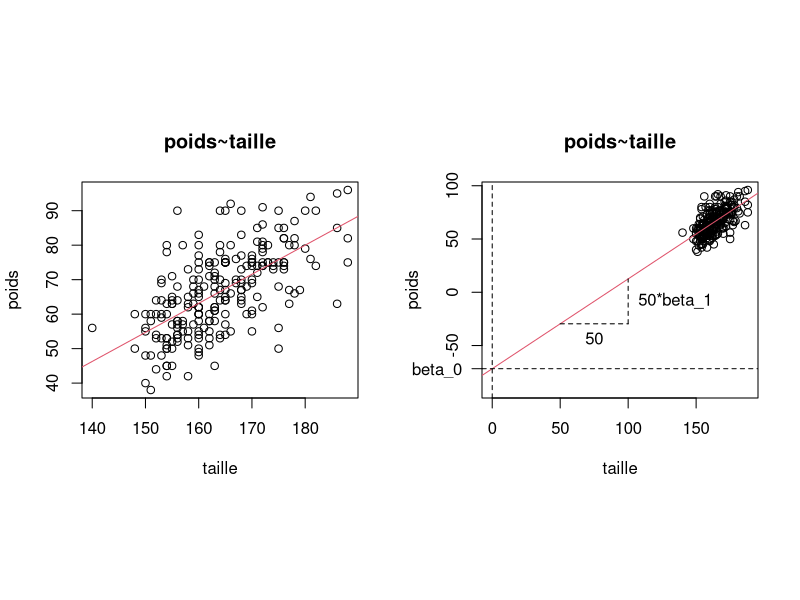
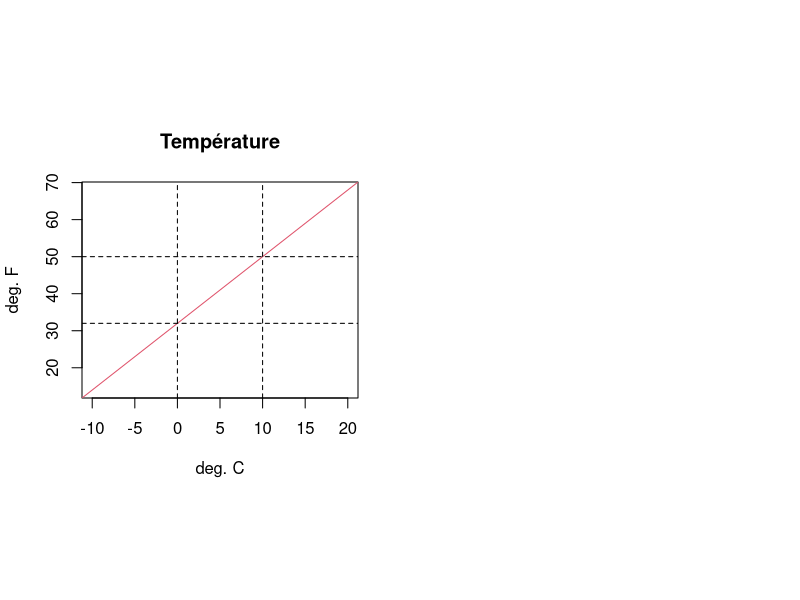
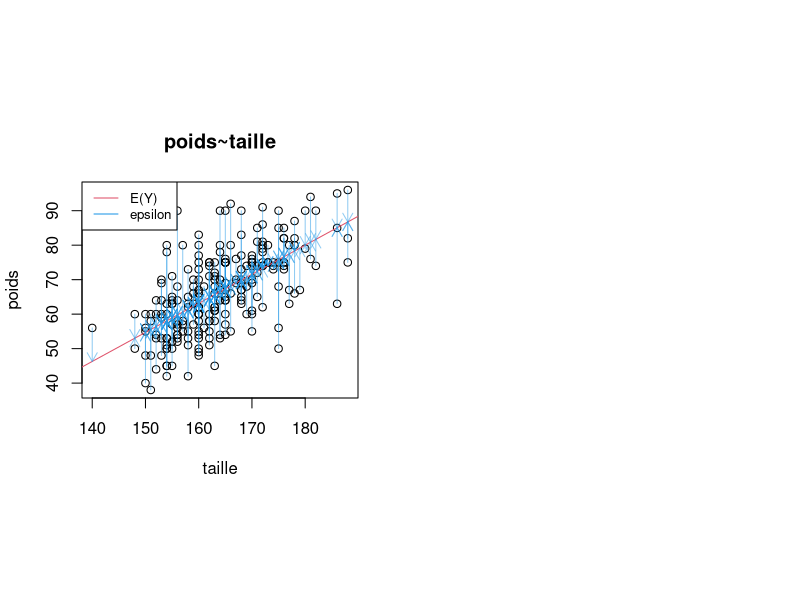
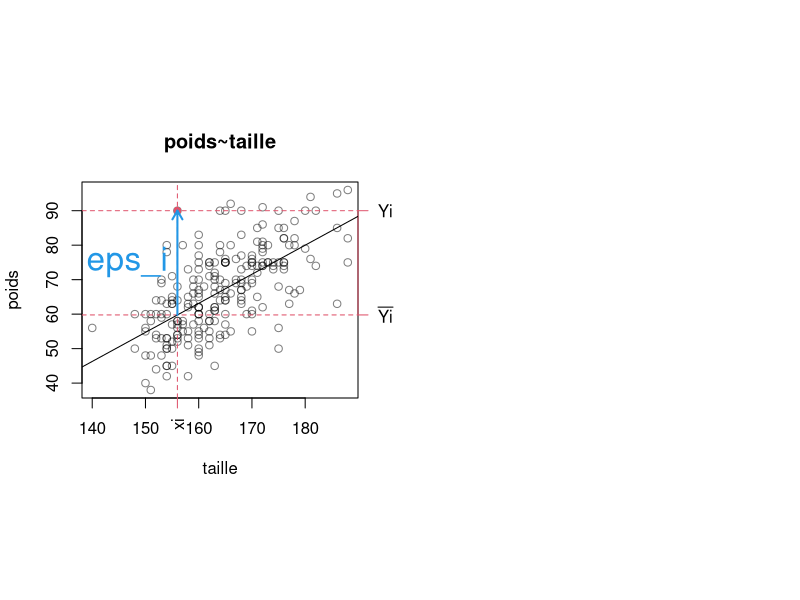
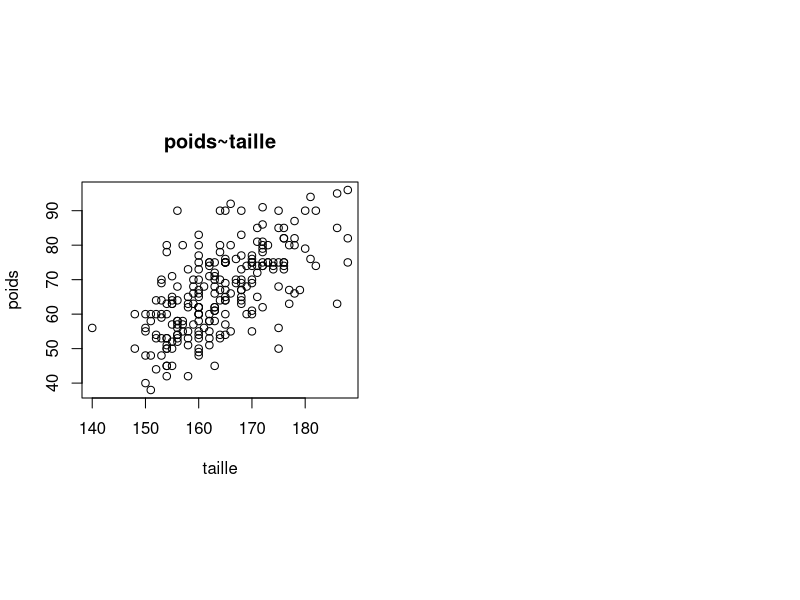
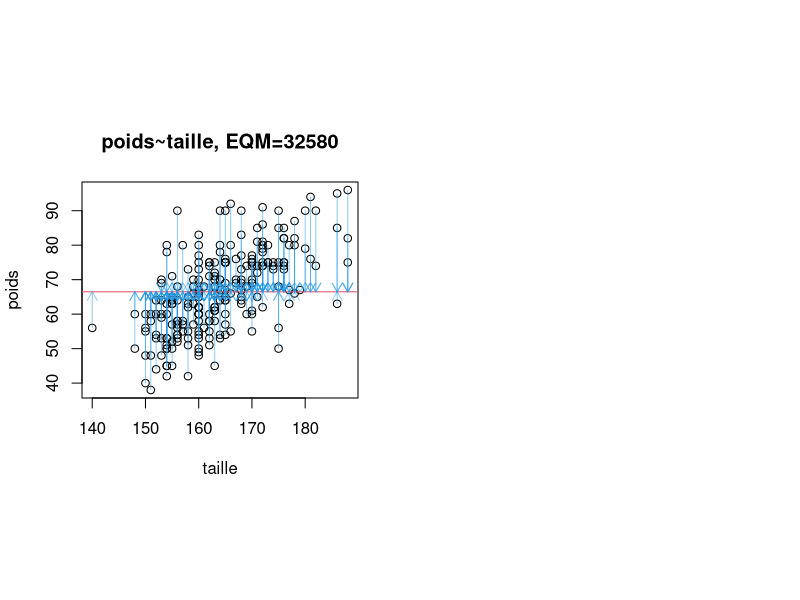
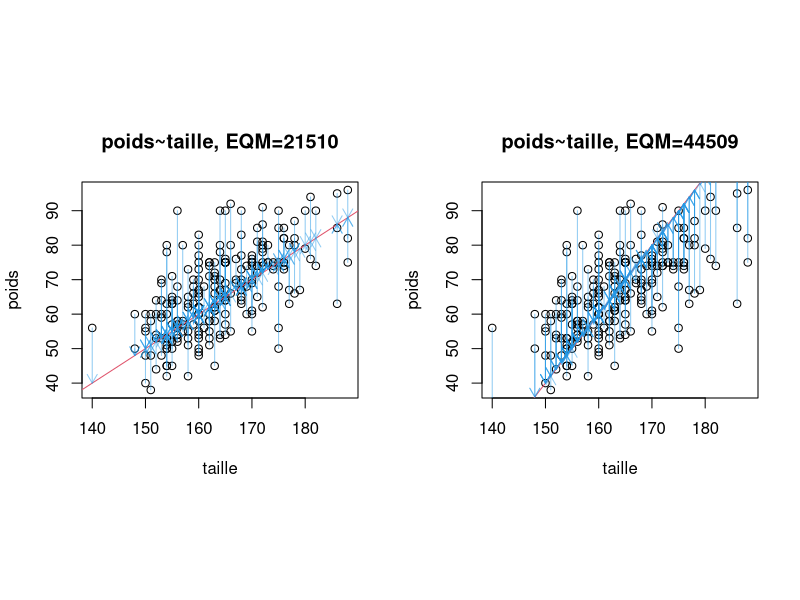
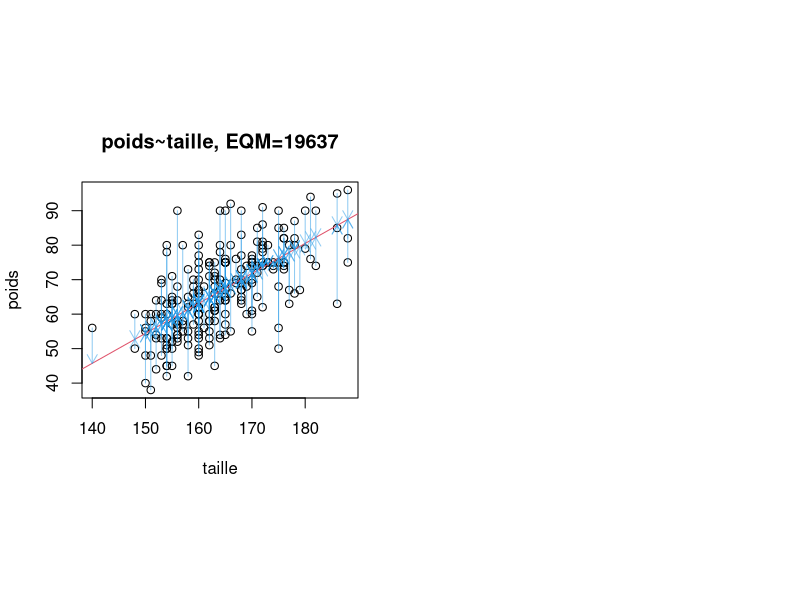

Generate these figures, in order, with R:
## ---- chunk 1
d = read.table("data/data_nutri.csv", header=TRUE, sep=",", row.names = 1)

layout(matrix(1:2, 1), respect=TRUE)

plot(d$taille, d$poids, main="poids~taille", ylab="poids", xlab="taille")
m = lm(poids~taille, d)
m$coefficients
abline(a=m$coefficients[[1]], b=m$coefficients[[2]], col=2) # /!\ y = b.x + a
plot(d$taille, d$poids, main="poids~taille", ylab="poids", xlab="taille", xlim=c(0,max(d$taille)), ylim=c(m$coefficients[[1]]-20, max(d$poids)))
abline(a=m$coefficients[[1]], b=m$coefficients[[2]], col=2) # /!\ y = b.x + a
# points(0,m$coefficients[[1]], pch=16)
abline(h=m$coefficients[[1]], v=0, lty=2)
axis(2, at=m$coefficients[[1]], "beta_0", las=2)

segments(50, predict(m, data.frame(taille=50)), 100, predict(m, data.frame(taille=50)), lty=2)
segments(100, predict(m, data.frame(taille=50)), 100, predict(m, data.frame(taille=100)), lty=2)
text(75, predict(m, data.frame(taille=50)), "50", pos=1)
text(100, predict(m, data.frame(taille=75)), "50*beta_1", pos=4)

## ---- chunk 2
layout(matrix(1:2, 1), respect=TRUE)
beta_0 = 32
beta_1 = 9/5
d_f = -10:20
plot(d_f, beta_0 + beta_1 * d_f, main="Température", xlab="deg. C", ylab="deg. F", col=0)
abline(a=beta_0, b=beta_1, col=2) # /!\ y = b.x + a
abline(v=c(0,10), h=c(32,50), lty=2)

## ---- chunk 3
layout(matrix(1:2, 1), respect=TRUE)

plot(d$taille, d$poids, main="poids~taille", ylab="poids", xlab="taille")
m = lm(poids~taille, d)
m$coefficients
abline(a=m$coefficients[[1]], b=m$coefficients[[2]], col=2) # /!\ y = b.x + a
suppressWarnings(arrows(d$taille, d$poids, d$taille, d$poids-m$residuals, col=adjustcolor(4, alpha.f=0.5), length=0.1))
legend("topleft",c("E(Y)", "epsilon"), col=c(2,4), lty=1, cex=.8)
## ---- chunk 4
layout(matrix(1:2, 1), respect=TRUE)
plot(d$taille, d$poids, main="poids~taille", ylab="poids", xlab="taille", col=adjustcolor(1, alpha.f=0.5))
m = lm(poids~taille, d)
# abline(a=m$coefficients[[1]], b=m$coefficients[[2]], col=2) # /!\ y = b.x + a
pred = predict(m, data.frame(taille=d$taille))
i = which(d$poids - pred == max(d$poids - pred))
points(d$taille[i], d$poids[i], pch=16, col=2)
abline(v=d$taille[i], h=c(d$poids[i], d$poids[i]-m$residuals[i]), lty=2, col=2)
axis(1, at=d$taille[i], "xi", las=2, col=2)
axis(4, at=c(d$poids[i], d$poids[i]-m$residuals[i]), c("Yi", expression(bar("Yi"))), las=2, col=2)
abline(a=m$coefficients[[1]], b=m$coefficients[[2]], col=1) # /!\ y = b.x + a
suppressWarnings(arrows(d$taille[i], d$poids[i]-m$residuals[i], d$taille[i], d$poids[i], col=4, length=0.1, lwd=2))
text(d$taille[i], d$poids[i]-m$residuals[i]/2, "eps_i", col=4, las=2, pos=2, cex=2)

## ---- chunk 5
d = read.table("data/data_nutri.csv", header=TRUE, sep=",", row.names = 1)
head(d)
dim(d)
layout(matrix(1:2, 1), respect=TRUE)
plot(d$taille, d$poids, main="poids~taille", ylab="poids", xlab="taille")
## ---- chunk 6
layout(matrix(1:2, 1), respect=TRUE)
beta_0 = mean(d$poids)
beta_1 = 0
res =  d$poids - (beta_0 + beta_1*d$taille)
eqm = sum(res^2)
plot(d$taille, d$poids, main=paste0("poids~taille, EQM=", round(eqm)), ylab="poids", xlab="taille")
abline(a=beta_0, b=beta_1, col=2) # /!\ y = b.x + a
suppressWarnings(arrows(d$taille, d$poids, d$taille, d$poids-res, length=0.1, col=adjustcolor(4, alpha.f=0.5)))

layout(matrix(1:2, 1), respect=TRUE)
beta_0 = -100
beta_1 = 1
res =  d$poids - (beta_0 + beta_1*d$taille)
eqm = sum(res^2)
plot(d$taille, d$poids, main=paste0("poids~taille, EQM=", round(eqm)), ylab="poids", xlab="taille")
abline(a=beta_0, b=beta_1, col=2) # /!\ y = b.x + a
suppressWarnings(arrows(d$taille, d$poids, d$taille, d$poids-res, length=0.1, col=adjustcolor(4, alpha.f=0.5)))

beta_0 = -260
beta_1 = 2
res =  d$poids - (beta_0 + beta_1*d$taille)
eqm = sum(res^2)
plot(d$taille, d$poids, main=paste0("poids~taille, EQM=", round(eqm)), ylab="poids", xlab="taille")
abline(a=beta_0, b=beta_1, col=2) # /!\ y = b.x + a
suppressWarnings(arrows(d$taille, d$poids, d$taille, d$poids-res, length=0.1, col=adjustcolor(4, alpha.f=0.5)))

## ---- chunk 7
layout(matrix(1:2, 1), respect=TRUE)
results = list()
for(beta_0 in 0:-260) {
  for(beta_1 in seq(0,2, length.out=70)) {
    res =  d$poids - (beta_0 + beta_1*d$taille)
    eqm = sum(res^2)
    results[[length(results)+1]] = c(beta_0=beta_0, beta_1=beta_1, eqm=eqm)
  }
}
results = as.data.frame(do.call(rbind, results))
head(results)
min(results$eqm)
r = results[results$eqm==min(results$eqm),]
beta_0 = r[["beta_0"]]
beta_1 = r[["beta_1"]]
res =  d$poids - (beta_0 + beta_1*d$taille)
eqm = sum(res^2)
plot(d$taille, d$poids, main=paste0("poids~taille, EQM=", round(eqm)), ylab="poids", xlab="taille")
abline(a=beta_0, b=beta_1, col=2) # /!\ y = b.x + a
suppressWarnings(arrows(d$taille, d$poids, d$taille, d$poids-res, length=0.1, col=adjustcolor(4, alpha.f=0.5)))

## ---- chunk 8
layout(1, respect=TRUE)
plot(d$taille, d$poids, main="poids~taille")
## Model
# Y~X
# E(Y) = b.X
# E(Y) = b_0 + b_1.X
# Y_i = b_0 + b_1.X_i + e_i
m = lm(d$poids~d$taille)
m$coefficients
abline(a=m$coefficients[[1]], b=m$coefficients[[2]], col=2) # /!\ y = b.x + a
# residuals
m$residuals
suppressWarnings(arrows(d$taille, d$poids, d$taille, d$poids-m$residuals, col=adjustcolor(4, alpha.f=0.5), length=0.1))
legend("topleft",c("regression line", "residuals"), col=c(2,4), lty=1, cex=.8)
## ---- chunk 9
layout(matrix(1:2, 1), respect=TRUE)
m = lm(d$poids~d$taille)
plot(d$taille, d$poids, main=paste0("poids~taille R^2=", signif(summary(m)$r.squared, 2)*100, "%"))
abline(a=m$coefficients[[1]], b=m$coefficients[[2]], col=2) # /!\ y = b.x + a
suppressWarnings(arrows(d$taille, d$poids, d$taille, d$poids-m$residuals, col=adjustcolor(4, alpha.f=0.5), length=0.1))
legend("topleft",c("regression line", "residuals"), col=c(2,4), lty=1, cex=.8)

m = lm(d$poids~d$age)
plot(d$age, d$poids, main=paste0("poids~age R^2=", signif(summary(m)$r.squared, 2)*100, "%"))
abline(a=m$coefficients[[1]], b=m$coefficients[[2]], col=2) # /!\ y = b.x + a
suppressWarnings(arrows(d$age, d$poids, d$age, d$poids-m$residuals, col=adjustcolor(4, alpha.f=0.5), length=0.1))
legend("topleft",c("regression line", "residuals"), col=c(2,4), lty=1, cex=.8)
## ---- chunk 10
data(anscombe)
print(anscombe)

layout(matrix(1:4,2), respect=TRUE)
plot(anscombe$x1, anscombe$y1)
plot(anscombe$x2, anscombe$y2)
plot(anscombe$x3, anscombe$y3)
plot(anscombe$x4, anscombe$y4)
## ---- chunk 11
data(CO2)
head(CO2)
layout(matrix(1:2, 1), respect=TRUE)
plot(
  CO2[CO2$Type=="Quebec", ]$conc, 
  CO2[CO2$Type=="Quebec", ]$uptake, 
  xlab="food", ylab="growth", main="growth~food"
)
plot(
  log(CO2[CO2$Type=="Quebec", ]$conc), 
  CO2[CO2$Type=="Quebec", ]$uptake, 
  xlab="log(food)", ylab="growth", main="growth~log(food)"
)
## ---- chunk 12
set.seed(1)
idx = sample(1:nrow(MASS::cats),30)
m = lm(Hwt~Bwt, MASS::cats[idx,])
layout(1, respect=TRUE)
plot(
  MASS::cats[idx,]$Bwt, MASS::cats[idx,]$Hwt, 
  xlab="Body weight", ylab="Heart weight", 
  main="Heart weight ~ Body weight"
)
abline(m, col=2)

shapiro.test(rnorm(100))
shapiro.test(runif(100))
shapiro.test(m$residuals)

ks.test(rnorm(100), rnorm(100))
ks.test(rnorm(100), runif(100))
ks.test(rnorm(100), m$residuals)

layout(matrix(1:6,2), respect=TRUE)
set.seed(1)
plot(sort(rnorm(10)  ), scale(sort(runif(10)  )))
abline(0, 1, col=2)
plot(sort(rnorm(10)  ), sort(rnorm(10)  ))
abline(0, 1, col=2)
plot(sort(rnorm(100) ), scale(sort(runif(100) )))
abline(0, 1, col=2)
plot(sort(rnorm(100) ), sort(rnorm(100) ))
abline(0, 1, col=2)
plot(sort(rnorm(1000)), scale(sort(runif(1000))))
abline(0, 1, col=2)
plot(sort(rnorm(1000)), sort(rnorm(1000)))
abline(0, 1, col=2)


layout(matrix(1:3,1), respect=TRUE)
qqnorm(scale(rnorm(100)))
abline(0, 1, col=2)
qqnorm(scale(runif(100)))
abline(0, 1, col=2)
qqnorm(scale(m$residuals))
abline(0, 1, col=2)
## ---- chunk 13
# Student test
summary(m)
n = length(m$residuals)
xi = m$model$Bwt
s_beta1 = sqrt( sum(m$residuals^2)/(n-2) / sum((xi-mean(xi))^2))
s_beta1
stat_t =  m$coefficient[2]/s_beta1
stat_t
pval = pt(-stat_t, n-2) + 1-pt(stat_t, n-2)
pval
## ---- chunk 14
layout(1, respect=TRUE)
plot(
  MASS::cats$Bwt, MASS::cats$Hwt, 
  xlab="Body weight", ylab="Heart weight", 
  main="Heart weight ~ Body weight"
)
## ---- chunk 15
confint(m)
## ---- chunk 16
layout(1, respect=TRUE)
plot(
  MASS::cats[idx,]$Bwt, MASS::cats[idx,]$Hwt, 
  xlab="Body weight", ylab="Heart weight", 
  main="Heart weight ~ Body weight"
)
abline(m, col=2)

x = seq(min(m$model$Bwt), max(m$model$Bwt), length.out=100)
x = seq(2.5, 3, length.out=100)
pred =  predict(m, interval="predict", level=0.95)
head(pred)
points(m$model$Bwt, pred[,2], col=2, pch=3)
points(m$model$Bwt, pred[,3], col=2, pch=3)
pred =  predict(m, interval="predict", level=0.99)
points(m$model$Bwt, pred[,2], col=3, pch=3)
points(m$model$Bwt, pred[,3], col=3, pch=3)
pred =  predict(m, interval="predict", level=0.90)
points(m$model$Bwt, pred[,2], col=4, pch=3)
points(m$model$Bwt, pred[,3], col=4, pch=3)
legend("topleft",c("95% ci", "99% ci", "90% ci"), col=2:4, pch=3)

